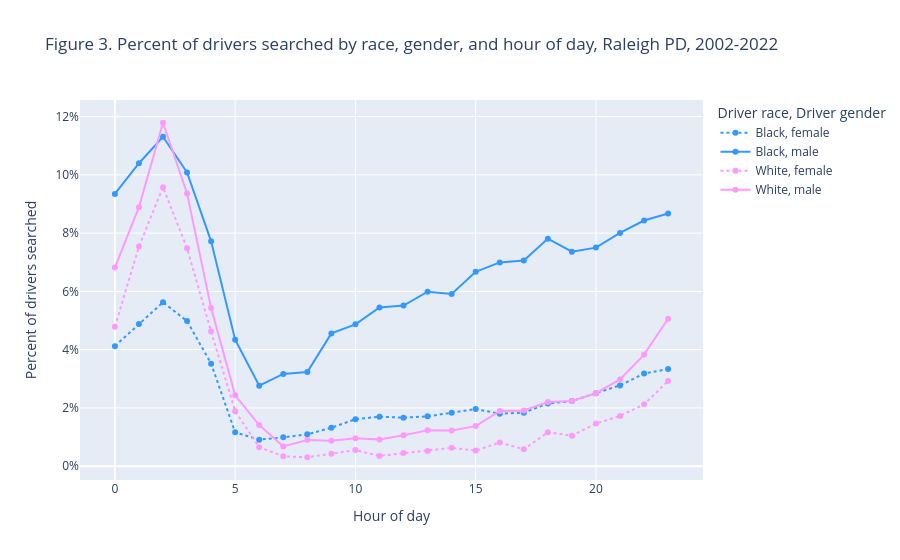

Notebook code for this chart:
### Code cell
mask = df3["driver_race"].isin(["Black", "White"])
fig = px.line(
    df3[mask],
    x="hour_of_day",
    y="percent_stops_searched",
    color="driver_race",
    title="Figure 3. Percent of drivers searched by race, gender, and hour of day, Raleigh PD, 2002-2022",
    labels={
        "percent_stops_searched": "Percent of drivers searched",
        "hour_of_day": "Hour of day",
        "driver_race": "Driver race",
        "driver_gender": "Driver gender",
    },
    color_discrete_sequence=(px.colors.diverging.Picnic[1], px.colors.diverging.Picnic[7]),
    height=600,
    markers=True,
    line_dash="driver_gender",
    line_dash_map={"male": "solid", "female": "dot"},
    line_group="driver_gender",
)
fig.layout.yaxis.tickformat = ",.0%"
fig.update_traces(textposition="bottom right")

### Figure 1 — Plotly figure (JSON) as saved in the notebook; plotly's stock layout.template omitted (floating-point values rounded to 4 significant figures)
{"data": [{"hovertemplate": "Driver race=Black<br>Driver gender=female<br>Hour of day=%{x}<br>Percent of drivers searched=%{y}<extra></extra>", "legendgroup": "Black, female", "line": {"color": "rgb(51,153,255)", "dash": "dot"}, "marker": {"symbol": "circle"}, "mode": "lines+markers", "name": "Black, female", "orientation": "v", "showlegend": true, "textposition": "bottom right", "type": "scatter", "x": [0, 1, 2, 3, 4, 5, 6, 7, 8, 9, 10, 11, 12, 13, 14, 15, 16, 17, 18, 19, 20, 21, 22, 23], "xaxis": "x", "y": [0.0412, 0.04885, 0.05627, 0.0498, 0.03519, 0.01161, 0.009104, 0.009897, 0.01092, 0.0132, 0.0161, 0.017, 0.01663, 0.0171, 0.01834, 0.01959, 0.01802, 0.01836, 0.02152, 0.02233, 0.02507, 0.02773, 0.03178, 0.03334], "yaxis": "y"}, {"hovertemplate": "Driver race=Black<br>Driver gender=male<br>Hour of day=%{x}<br>Percent of drivers searched=%{y}<extra></extra>", "legendgroup": "Black, male", "line": {"color": "rgb(51,153,255)", "dash": "solid"}, "marker": {"symbol": "circle"}, "mode": "lines+markers", "name": "Black, male", "orientation": "v", "showlegend": true, "textposition": "bottom right", "type": "scatter", "x": [0, 1, 2, 3, 4, 5, 6, 7, 8, 9, 10, 11, 12, 13, 14, 15, 16, 17, 18, 19, 20, 21, 22, 23], "xaxis": "x", "y": [0.09344, 0.104, 0.1131, 0.1008, 0.07718, 0.04341, 0.02761, 0.03167, 0.03234, 0.04558, 0.04869, 0.0545, 0.05515, 0.05989, 0.0591, 0.06674, 0.06995, 0.07061, 0.07808, 0.07363, 0.07502, 0.08006, 0.08434, 0.08672], "yaxis": "y"}, {"hovertemplate": "Driver race=White<br>Driver gender=female<br>Hour of day=%{x}<br>Percent of drivers searched=%{y}<extra></extra>", "legendgroup": "White, female", "line": {"color": "rgb(255,153,255)", "dash": "dot"}, "marker": {"symbol": "circle"}, "mode": "lines+markers", "name": "White, female", "orientation": "v", "showlegend": true, "textposition": "bottom right", "type": "scatter", "x": [0, 1, 2, 3, 4, 5, 6, 7, 8, 9, 10, 11, 12, 13, 14, 15, 16, 17, 18, 19, 20, 21, 22, 23], "xaxis": "x", "y": [0.04789, 0.07538, 0.09578, 0.07481, 0.04621, 0.01888, 0.006515, 0.003399, 0.003061, 0.004284, 0.005517, 0.003525, 0.00449, 0.005245, 0.006291, 0.005337, 0.008106, 0.005823, 0.01162, 0.01048, 0.01461, 0.01724, 0.02123, 0.02923], "yaxis": "y"}, {"hovertemplate": "Driver race=White<br>Driver gender=male<br>Hour of day=%{x}<br>Percent of drivers searched=%{y}<extra></extra>", "legendgroup": "White, male", "line": {"color": "rgb(255,153,255)", "dash": "solid"}, "marker": {"symbol": "circle"}, "mode": "lines+markers", "name": "White, male", "orientation": "v", "showlegend": true, "textposition": "bottom right", "type": "scatter", "x": [0, 1, 2, 3, 4, 5, 6, 7, 8, 9, 10, 11, 12, 13, 14, 15, 16, 17, 18, 19, 20, 21, 22, 23], "xaxis": "x", "y": [0.06817, 0.08889, 0.1179, 0.09361, 0.05426, 0.02433, 0.01413, 0.006753, 0.008952, 0.008691, 0.009582, 0.009179, 0.01057, 0.01229, 0.01226, 0.01375, 0.01896, 0.01912, 0.022, 0.02237, 0.02504, 0.02977, 0.03828, 0.05059], "yaxis": "y"}], "layout": {"autosize": true, "legend": {"title": {"text": "Driver race, Driver gender"}, "tracegroupgap": 0}, "title": {"text": "Figure 3. Percent of drivers searched by race, gender, and hour of day, Raleigh PD, 2002-2022"}, "xaxis": {"anchor": "y", "autorange": true, "domain": [0, 1], "range": [-1.379, 24.38], "title": {"text": "Hour of day"}, "type": "linear"}, "yaxis": {"anchor": "x", "autorange": true, "domain": [0, 1], "range": [-0.00461, 0.1256], "tickformat": ",.0%", "title": {"text": "Percent of drivers searched"}, "type": "linear"}}}
